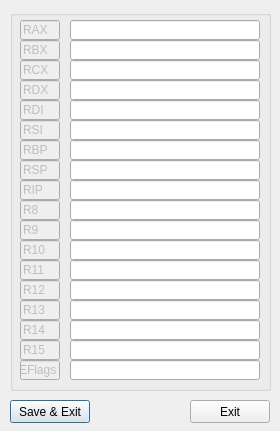
<?xml version="1.0" encoding="utf-8"?>
<!--
* 	This file is part of Nanomite.
*
*    Nanomite is free software: you can redistribute it and/or modify
*    it under the terms of the GNU General Public License as published by
*    the Free Software Foundation, either version 3 of the License, or
*    (at your option) any later version.
*
*    Nanomite is distributed in the hope that it will be useful,
*    but WITHOUT ANY WARRANTY; without even the implied warranty of
*    MERCHANTABILITY or FITNESS FOR A PARTICULAR PURPOSE.  See the
*    GNU General Public License for more details.
*
*    You should have received a copy of the GNU General Public License
*    along with Nanomite.  If not, see <http://www.gnu.org/licenses/>.
*/
-->
<ui version="4.0">
 <class>qtDLGRegEdit64Class</class>
 <widget class="QDialog" name="qtDLGRegEdit64Class">
  <property name="geometry">
   <rect>
    <x>0</x>
    <y>0</y>
    <width>280</width>
    <height>431</height>
   </rect>
  </property>
  <property name="windowTitle">
   <string>[ Nanomite ] - RegEdit</string>
  </property>
  <property name="windowIcon">
   <iconset resource="qtDLGNanomite.qrc">
    <normaloff>:/DLGNanomite/Icons/IDI_MAIN.ico</normaloff>:/DLGNanomite/Icons/IDI_MAIN.ico</iconset>
  </property>
  <widget class="QPushButton" name="pbSave">
   <property name="geometry">
    <rect>
     <x>10</x>
     <y>400</y>
     <width>80</width>
     <height>23</height>
    </rect>
   </property>
   <property name="text">
    <string>Save &amp;&amp; Exit</string>
   </property>
  </widget>
  <widget class="QGroupBox" name="groupBox">
   <property name="geometry">
    <rect>
     <x>10</x>
     <y>10</y>
     <width>261</width>
     <height>381</height>
    </rect>
   </property>
   <property name="title">
    <string/>
   </property>
   <widget class="QLineEdit" name="lineEdit_32">
    <property name="enabled">
     <bool>false</bool>
    </property>
    <property name="geometry">
     <rect>
      <x>10</x>
      <y>190</y>
      <width>40</width>
      <height>20</height>
     </rect>
    </property>
    <property name="text">
     <string>R8</string>
    </property>
   </widget>
   <widget class="QLineEdit" name="lineRSI">
    <property name="geometry">
     <rect>
      <x>60</x>
      <y>110</y>
      <width>190</width>
      <height>20</height>
     </rect>
    </property>
   </widget>
   <widget class="QLineEdit" name="lineRDX">
    <property name="geometry">
     <rect>
      <x>60</x>
      <y>70</y>
      <width>190</width>
      <height>20</height>
     </rect>
    </property>
   </widget>
   <widget class="QLineEdit" name="lineEdit_4">
    <property name="enabled">
     <bool>false</bool>
    </property>
    <property name="geometry">
     <rect>
      <x>10</x>
      <y>110</y>
      <width>40</width>
      <height>20</height>
     </rect>
    </property>
    <property name="text">
     <string>RSI</string>
    </property>
   </widget>
   <widget class="QLineEdit" name="lineEdit_16">
    <property name="enabled">
     <bool>false</bool>
    </property>
    <property name="geometry">
     <rect>
      <x>10</x>
      <y>10</y>
      <width>40</width>
      <height>20</height>
     </rect>
    </property>
    <property name="text">
     <string>RAX</string>
    </property>
   </widget>
   <widget class="QLineEdit" name="lineR12">
    <property name="geometry">
     <rect>
      <x>60</x>
      <y>270</y>
      <width>190</width>
      <height>20</height>
     </rect>
    </property>
   </widget>
   <widget class="QLineEdit" name="lineRCX">
    <property name="geometry">
     <rect>
      <x>60</x>
      <y>50</y>
      <width>190</width>
      <height>20</height>
     </rect>
    </property>
   </widget>
   <widget class="QLineEdit" name="lineEdit_8">
    <property name="enabled">
     <bool>false</bool>
    </property>
    <property name="geometry">
     <rect>
      <x>10</x>
      <y>70</y>
      <width>40</width>
      <height>20</height>
     </rect>
    </property>
    <property name="inputMask">
     <string/>
    </property>
    <property name="text">
     <string>RDX</string>
    </property>
   </widget>
   <widget class="QLineEdit" name="lineRDI">
    <property name="geometry">
     <rect>
      <x>60</x>
      <y>90</y>
      <width>190</width>
      <height>20</height>
     </rect>
    </property>
   </widget>
   <widget class="QLineEdit" name="lineR11">
    <property name="geometry">
     <rect>
      <x>60</x>
      <y>250</y>
      <width>190</width>
      <height>20</height>
     </rect>
    </property>
   </widget>
   <widget class="QLineEdit" name="lineR8">
    <property name="geometry">
     <rect>
      <x>60</x>
      <y>190</y>
      <width>190</width>
      <height>20</height>
     </rect>
    </property>
   </widget>
   <widget class="QLineEdit" name="lineR13">
    <property name="geometry">
     <rect>
      <x>60</x>
      <y>290</y>
      <width>190</width>
      <height>20</height>
     </rect>
    </property>
   </widget>
   <widget class="QLineEdit" name="lineEdit_28">
    <property name="enabled">
     <bool>false</bool>
    </property>
    <property name="geometry">
     <rect>
      <x>10</x>
      <y>250</y>
      <width>40</width>
      <height>20</height>
     </rect>
    </property>
    <property name="text">
     <string>R11</string>
    </property>
   </widget>
   <widget class="QLineEdit" name="lineRSP">
    <property name="geometry">
     <rect>
      <x>60</x>
      <y>150</y>
      <width>190</width>
      <height>20</height>
     </rect>
    </property>
   </widget>
   <widget class="QLineEdit" name="lineR14">
    <property name="geometry">
     <rect>
      <x>60</x>
      <y>310</y>
      <width>190</width>
      <height>20</height>
     </rect>
    </property>
   </widget>
   <widget class="QLineEdit" name="lineEdit_12">
    <property name="enabled">
     <bool>false</bool>
    </property>
    <property name="geometry">
     <rect>
      <x>10</x>
      <y>150</y>
      <width>40</width>
      <height>20</height>
     </rect>
    </property>
    <property name="text">
     <string>RSP</string>
    </property>
   </widget>
   <widget class="QLineEdit" name="lineEdit_26">
    <property name="enabled">
     <bool>false</bool>
    </property>
    <property name="geometry">
     <rect>
      <x>10</x>
      <y>230</y>
      <width>40</width>
      <height>20</height>
     </rect>
    </property>
    <property name="text">
     <string>R10</string>
    </property>
   </widget>
   <widget class="QLineEdit" name="lineRAX">
    <property name="geometry">
     <rect>
      <x>60</x>
      <y>10</y>
      <width>190</width>
      <height>20</height>
     </rect>
    </property>
   </widget>
   <widget class="QLineEdit" name="lineEdit_14">
    <property name="enabled">
     <bool>false</bool>
    </property>
    <property name="geometry">
     <rect>
      <x>10</x>
      <y>30</y>
      <width>40</width>
      <height>20</height>
     </rect>
    </property>
    <property name="text">
     <string>RBX</string>
    </property>
   </widget>
   <widget class="QLineEdit" name="lineRBP">
    <property name="geometry">
     <rect>
      <x>60</x>
      <y>130</y>
      <width>190</width>
      <height>20</height>
     </rect>
    </property>
   </widget>
   <widget class="QLineEdit" name="lineEdit_31">
    <property name="enabled">
     <bool>false</bool>
    </property>
    <property name="geometry">
     <rect>
      <x>10</x>
      <y>170</y>
      <width>40</width>
      <height>20</height>
     </rect>
    </property>
    <property name="text">
     <string>RIP</string>
    </property>
   </widget>
   <widget class="QLineEdit" name="lineRIP">
    <property name="geometry">
     <rect>
      <x>60</x>
      <y>170</y>
      <width>190</width>
      <height>20</height>
     </rect>
    </property>
   </widget>
   <widget class="QLineEdit" name="lineEdit_21">
    <property name="enabled">
     <bool>false</bool>
    </property>
    <property name="geometry">
     <rect>
      <x>10</x>
      <y>310</y>
      <width>40</width>
      <height>20</height>
     </rect>
    </property>
    <property name="text">
     <string>R14</string>
    </property>
   </widget>
   <widget class="QLineEdit" name="lineEdit_2">
    <property name="enabled">
     <bool>false</bool>
    </property>
    <property name="geometry">
     <rect>
      <x>10</x>
      <y>90</y>
      <width>40</width>
      <height>20</height>
     </rect>
    </property>
    <property name="text">
     <string>RDI</string>
    </property>
   </widget>
   <widget class="QLineEdit" name="lineEdit_23">
    <property name="enabled">
     <bool>false</bool>
    </property>
    <property name="geometry">
     <rect>
      <x>10</x>
      <y>290</y>
      <width>40</width>
      <height>20</height>
     </rect>
    </property>
    <property name="text">
     <string>R13</string>
    </property>
   </widget>
   <widget class="QLineEdit" name="lineEdit_10">
    <property name="enabled">
     <bool>false</bool>
    </property>
    <property name="geometry">
     <rect>
      <x>10</x>
      <y>50</y>
      <width>40</width>
      <height>20</height>
     </rect>
    </property>
    <property name="text">
     <string>RCX</string>
    </property>
   </widget>
   <widget class="QLineEdit" name="lineEdit_18">
    <property name="enabled">
     <bool>false</bool>
    </property>
    <property name="geometry">
     <rect>
      <x>10</x>
      <y>270</y>
      <width>40</width>
      <height>20</height>
     </rect>
    </property>
    <property name="text">
     <string>R12</string>
    </property>
   </widget>
   <widget class="QLineEdit" name="lineRBX">
    <property name="geometry">
     <rect>
      <x>60</x>
      <y>30</y>
      <width>190</width>
      <height>20</height>
     </rect>
    </property>
   </widget>
   <widget class="QLineEdit" name="lineEdit_6">
    <property name="enabled">
     <bool>false</bool>
    </property>
    <property name="geometry">
     <rect>
      <x>10</x>
      <y>130</y>
      <width>40</width>
      <height>20</height>
     </rect>
    </property>
    <property name="text">
     <string>RBP</string>
    </property>
   </widget>
   <widget class="QLineEdit" name="lineR9">
    <property name="geometry">
     <rect>
      <x>60</x>
      <y>210</y>
      <width>190</width>
      <height>20</height>
     </rect>
    </property>
   </widget>
   <widget class="QLineEdit" name="lineEdit_25">
    <property name="enabled">
     <bool>false</bool>
    </property>
    <property name="geometry">
     <rect>
      <x>10</x>
      <y>210</y>
      <width>40</width>
      <height>20</height>
     </rect>
    </property>
    <property name="text">
     <string>R9</string>
    </property>
   </widget>
   <widget class="QLineEdit" name="lineR10">
    <property name="geometry">
     <rect>
      <x>60</x>
      <y>230</y>
      <width>190</width>
      <height>20</height>
     </rect>
    </property>
   </widget>
   <widget class="QLineEdit" name="lineEdit_24">
    <property name="enabled">
     <bool>false</bool>
    </property>
    <property name="geometry">
     <rect>
      <x>10</x>
      <y>330</y>
      <width>40</width>
      <height>20</height>
     </rect>
    </property>
    <property name="text">
     <string>R15</string>
    </property>
   </widget>
   <widget class="QLineEdit" name="lineR15">
    <property name="geometry">
     <rect>
      <x>60</x>
      <y>330</y>
      <width>190</width>
      <height>20</height>
     </rect>
    </property>
   </widget>
   <widget class="QLineEdit" name="lineEFlags">
    <property name="geometry">
     <rect>
      <x>60</x>
      <y>350</y>
      <width>190</width>
      <height>20</height>
     </rect>
    </property>
   </widget>
   <widget class="QLineEdit" name="lineEdit_34">
    <property name="enabled">
     <bool>false</bool>
    </property>
    <property name="geometry">
     <rect>
      <x>10</x>
      <y>350</y>
      <width>40</width>
      <height>20</height>
     </rect>
    </property>
    <property name="text">
     <string>EFlags</string>
    </property>
   </widget>
  </widget>
  <widget class="QPushButton" name="pbExit">
   <property name="geometry">
    <rect>
     <x>190</x>
     <y>400</y>
     <width>80</width>
     <height>23</height>
    </rect>
   </property>
   <property name="text">
    <string>Exit</string>
   </property>
  </widget>
 </widget>
 <resources>
  <include location="qtDLGNanomite.qrc"/>
 </resources>
 <connections/>
</ui>
